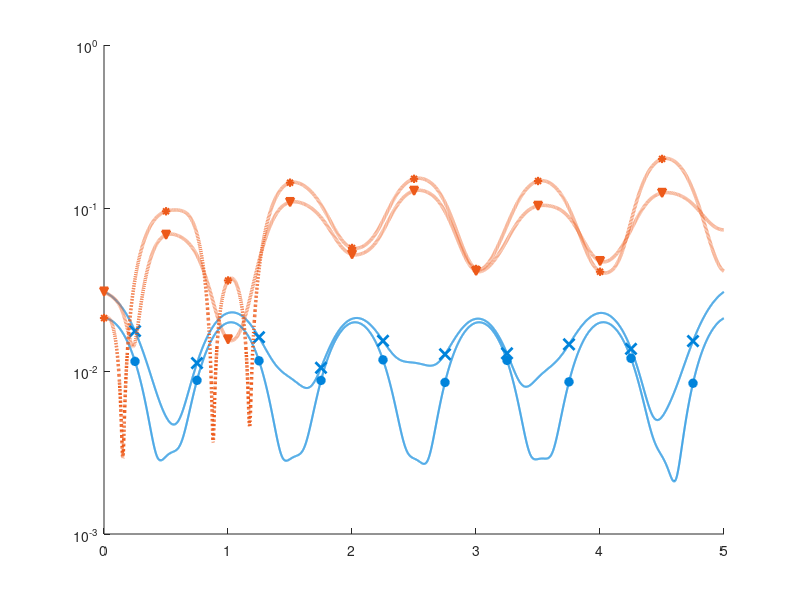

MATLAB code for this plot: (Note: this script raises an error after producing the figure.)
% Code to post process the error plots of the Boundary error 
% Written by: Prerna Patil 
% Date: 12th May 2021 

clc
clear 

% Boundary Errors 
load('Robin_d8_r5.mat');
Tf =5; 

% Plot for r=5 
figure(5)
hold on
semilogy(dt*(1:nTimeStep-2),ErrBndry(1:nTimeStep-2),'-','color',RGB1,LW,1.5);
semilogy(dt*(500:1000:nTimeStep-2),ErrBndry(500:1000:nTimeStep-2),'x','color',RGB1,...
                                            'MarkerFaceColor',RGB1,'MarkerSize',8,LW,2.0);

hold on 
semilogy(dt*(1:nTimeStep-2),ErrBndryDO(1:nTimeStep-2),':','color',RGB2,LW,2.5);
semilogy(dt*(1:1000:nTimeStep-2),ErrBndryDO(1:1000:nTimeStep-2),'v','color',RGB2,'MarkerFaceColor',RGB2,LW,1.5);

clear
load('Robin_d8_r7.mat');
Tf =5; 
figure(5)
hold on
semilogy(dt*(1:nTimeStep-2),ErrBndry(1:nTimeStep-2),'-','color',RGB1,LW,1.5);
semilogy(dt*(500:1000:nTimeStep-2),ErrBndry(500:1000:nTimeStep-2),'o','color',RGB1,'MarkerFaceColor',RGB1,LW,1.0);

hold on 
semilogy(dt*(1:nTimeStep-2),ErrBndryDO(1:nTimeStep-2),':','color',RGB2,LW,2.5);
semilogy(dt*(1:1000:nTimeStep-2),ErrBndryDO(1:1000:nTimeStep-2),'*','color',RGB2,'MarkerFaceColor',RGB2,'MarkerSize',6,...
                            LW,1.5);

clear
load('Robin_d8_r9.mat');
Tf =5; 
figure(5)
hold on
semilogy(dt*(1:nTimeStep-2),ErrBndry(1:nTimeStep-2),'-','color',RGB1,LW,1.5);
semilogy(dt*(500:1000:nTimeStep-2),ErrBndry(500:1000:nTimeStep-2),'d','color',RGB1,'MarkerFaceColor',RGB1,LW,1.5);

hold on 
semilogy(dt*(1:nTimeStep-2),ErrBndryDO(1:nTimeStep-2),':','color',RGB2,LW,2.5);
semilogy(dt*(1:1000:nTimeStep-2),ErrBndryDO(1:1000:nTimeStep-2),'x','color',RGB2,'MarkerSize',8,...
                    'MarkerFaceColor',RGB2,LW,2.5);

xlabel('Time');
ylabel('$\mathcal{E}_b$');
set(gca,'FontName','Times New Roman','FontSize',18);
ylim([10^-25 10^1])
xlim([0 Tf]);
box on 
set(gca,'Yscale','log');
ax= gca;
ax.XMinorGrid = 'on';
ax.YMinorGrid = 'off';
grid on 
h = zeros(6,1);
h(1) = semilogy(NaN,NaN,'-x','color',RGB1,'MarkerFaceColor',RGB1,'MarkerSize',8,LW,1.5);
h(2) = semilogy(NaN,NaN,':v','color',RGB2,'MarkerFaceColor',RGB2,'MarkerSize',6,LW,2.5);
h(3) = semilogy(NaN,NaN,'-o','color',RGB1,'MarkerFaceColor',RGB1,'MarkerSize',6, LW,1.5);
h(4) = semilogy(NaN,NaN,':*','color',RGB2,'MarkerFaceColor',RGB2,'MarkerSize',6,LW,2.5);
h(5) = semilogy(NaN,NaN,'-d','color',RGB1,'MarkerFaceColor',RGB1,'MarkerSize',6,LW,1.5);
h(6) = semilogy(NaN,NaN,':x','color',RGB2,'MarkerFaceColor',RGB2,'MarkerSize',8,LW,2.5);
legend(h,{'DBO r=5','DO    r=5','DBO r=7','DO    r=7','DBO r=9','DO    r=9'},'Location','southeast','NumColumns',3);
set(gca,'LooseInset', max(get(gca,'TightInset'), 0.02))
